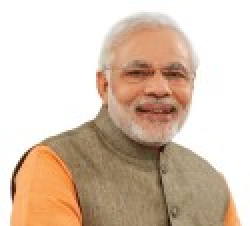
#> input picture image_examples/Modi.jpg, 125 x 113 px (shown 2 times larger)
$ jupyter execute 'Face & Eye Detection.ipynb'
#> lines starting #> are read from the running program, lines starting #| are printed output that depends on the picture
# Face & Eye Detection using HAAR Cascade Classifiers

[cell 1]
import numpy as np
import cv2

# We point OpenCV's CascadeClassifier function to where our
# classifier (XML file format) is stored
face_classifier = cv2.CascadeClassifier('Haarcascades/haarcascade_frontalface_default.xml')

# Load our image then convert it to grayscale
image = cv2.imread('image_examples/Modi.jpg')
#> image is the input picture: shape (113, 125, 3); mean B, G, R 178.4, 196.5, 217
gray = cv2.cvtColor(image, cv2.COLOR_BGR2GRAY)
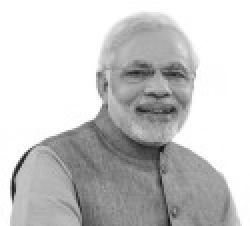
#> gray: shape (113, 125) (shown 2 times larger); min 19, max 255, mean 200.5

# Our classifier returns the ROI of the detected face as a tuple
# It stores the top left coordinate and the bottom right coordiantes
faces = face_classifier.detectMultiScale(gray, 1.3, 5)
#> faces = [[54, 16, 51, 51]]

# When no faces detected, face_classifier returns and empty tuple
if faces is ():
    print("No faces found")

# We iterate through our faces array and draw a rectangle
# over each face in faces
for (x,y,w,h) in faces:
    cv2.rectangle(image, (x,y), (x+w,y+h), (127,0,255), 2)
    cv2.imshow('Face Detection', image)
    cv2.waitKey(0)
#> this loop made 1 pass
#> pass 1, `cv2.imshow('Face Detection', image)`:
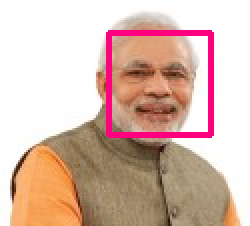
#> window 'Face Detection': shape (113, 125, 3) (shown 2 times larger); mean B, G, R 175.9, 187.9, 218.6

cv2.destroyAllWindows()

$ run again, with image_examples/elephant.jpg copied over image_examples/Modi.jpg
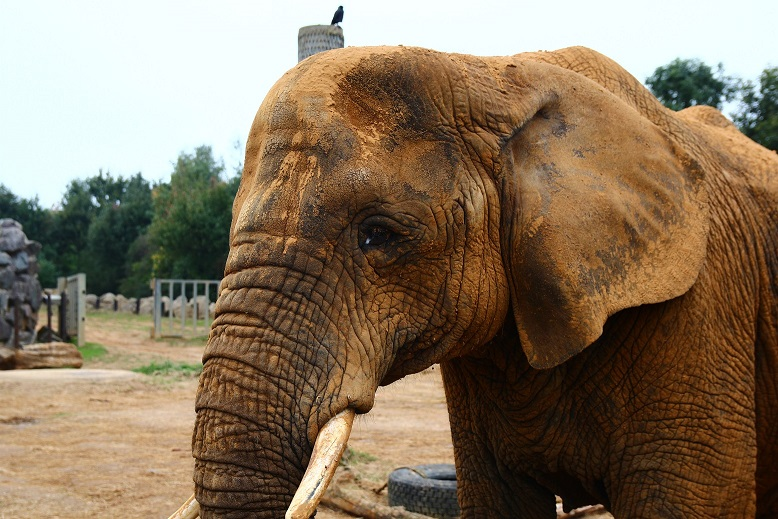
#> input picture image_examples/elephant.jpg, 778 x 519 px
#> image is the input picture: shape (519, 778, 3); mean B, G, R 95.2, 117.2, 135.3
#> `gray = cv2.cvtColor(image, cv2.COLOR_BGR2GRAY)`:
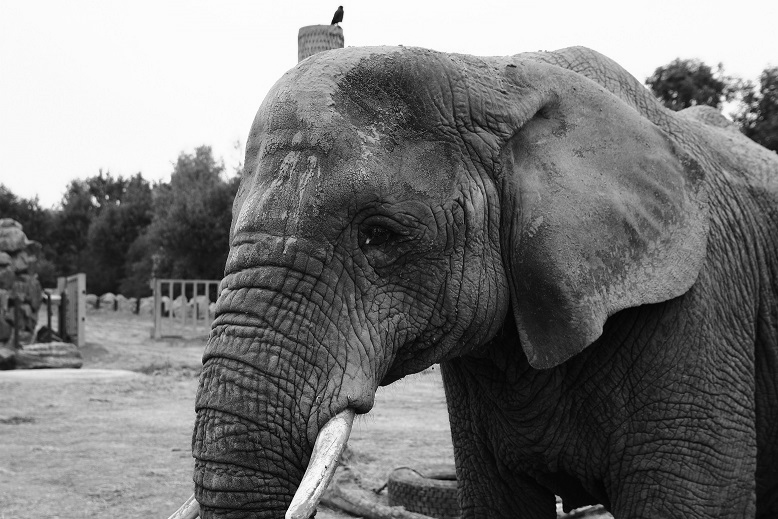
#> gray: shape (519, 778); min 0, max 255, mean 120.1
#> faces = ()
